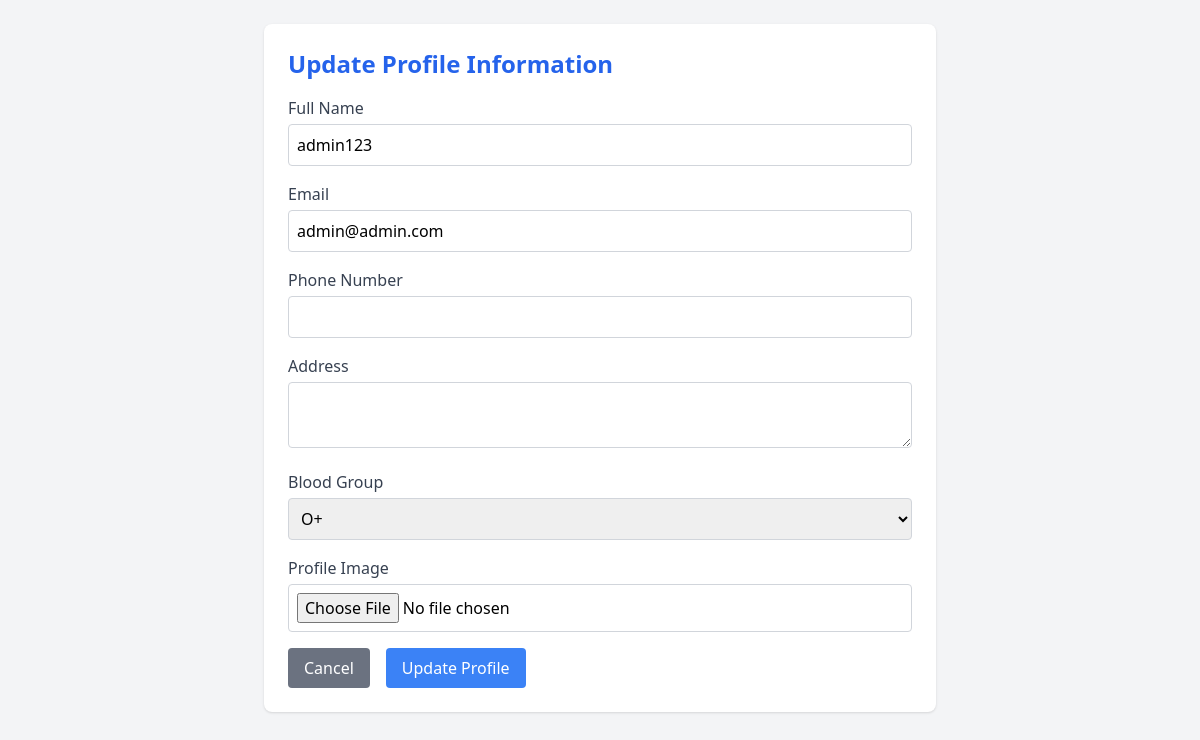
The app's page /update-profile (signed in) with its own data.
### models.py (models this page shows)
class User(db.Model):
    id = db.Column(db.Integer, primary_key=True)
    email = db.Column(db.String(100), unique=True, nullable=False)
    name = db.Column(db.String(100), nullable=False)
    password = db.Column(db.String(200), nullable=False)
    role = db.Column(db.String(50), nullable=False)  # admin, manager, farmer, delivery_man, customer
    phone = db.Column(db.String(20))
    address = db.Column(db.Text)
    blood_group = db.Column(db.String(5))
    image = db.Column(db.String(200))

### app.py (the view, shortened to what this page needs)
@app.route('/update-profile', methods=['GET', 'POST'])
def update_profile():
    user_id = session.get('user_id')
    user = User.query.get(user_id)
    if not user:
        return redirect(url_for('login'))
    error = None
    return render_template('update_profile.html', user=user, error=error)

### templates/update_profile.html (shortened to what this page needs)
<!DOCTYPE html>
<html lang="en">
<head>
  <script src="https://cdn.tailwindcss.com"></script>
</head>
<body class="bg-gray-100 min-h-screen p-6">
  <div class="max-w-2xl mx-auto bg-white p-6 rounded-lg shadow">
    <h2 class="text-2xl font-bold mb-4 text-blue-600">Update Profile Information</h2>
    <form method="POST" action="/update-profile" class="space-y-4" enctype="multipart/form-data">
      <div>
        <label class="block text-gray-700 mb-1">Full Name</label>
        <input type="text" name="name" value="{{ user.name }}" class="w-full p-2 border border-gray-300 rounded">
      </div>
      <div>
        <label class="block text-gray-700 mb-1">Email</label>
        <input type="email" name="email" value="{{ user.email }}" class="w-full p-2 border border-gray-300 rounded">
      </div>
      <div>
        <label class="block text-gray-700 mb-1">Phone Number</label>
        <input type="text" name="phone" value="{{ user.phone }}" class="w-full p-2 border border-gray-300 rounded">
      </div>
      <div>
        <label class="block text-gray-700 mb-1">Address</label>
        <textarea name="address" class="w-full p-2 border border-gray-300 rounded">{{ user.address }}</textarea>
      </div>
      <div>
        <label class="block text-gray-700 mb-1">Blood Group</label>
        <select name="blood_group" class="w-full p-2 border border-gray-300 rounded">
          <option value="O+" {% if user.blood_group == 'O+' %}selected{% endif %}>O+</option>
        </select>
      </div>
      <div>
        <label class="block text-gray-700 mb-1">Profile Image</label>
        <input type="file" name="image" class="w-full p-2 border border-gray-300 rounded">
      </div>
      <div class="flex space-x-4">
        <a href="/" class="bg-gray-500 text-white px-4 py-2 rounded hover:bg-gray-600">Cancel</a>
        <button type="submit" class="bg-blue-500 text-white px-4 py-2 rounded hover:bg-blue-600">Update Profile</button>
      </div>
    </form>
  </div>
</body>
</html>

### records on screen
User: name "admin123", email "admin@admin.com", blood_group "O+"
